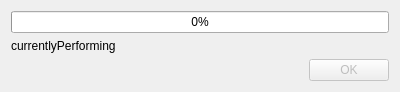
<?xml version="1.0" encoding="UTF-8"?>
<ui version="4.0">
 <class>LoadingLibrary</class>
 <widget class="QDialog" name="LoadingLibrary">
  <property name="geometry">
   <rect>
    <x>0</x>
    <y>0</y>
    <width>400</width>
    <height>87</height>
   </rect>
  </property>
  <property name="windowTitle">
   <string>Loading Database</string>
  </property>
  <property name="windowIcon">
   <iconset>
    <normaloff>icons/database.png</normaloff>
    <normalon>icons/database.png</normalon>icons/database.png</iconset>
  </property>
  <layout class="QVBoxLayout" name="verticalLayout">
   <item>
    <widget class="QProgressBar" name="library_loading_progress_bar">
     <property name="value">
      <number>0</number>
     </property>
    </widget>
   </item>
   <item>
    <widget class="QLabel" name="library_loading_task_label">
     <property name="text">
      <string>currentlyPerforming</string>
     </property>
    </widget>
   </item>
   <item>
    <widget class="QDialogButtonBox" name="ok_button">
     <property name="enabled">
      <bool>false</bool>
     </property>
     <property name="orientation">
      <enum>Qt::Horizontal</enum>
     </property>
     <property name="standardButtons">
      <set>QDialogButtonBox::Ok</set>
     </property>
    </widget>
   </item>
  </layout>
 </widget>
 <resources/>
 <connections>
  <connection>
   <sender>ok_button</sender>
   <signal>rejected()</signal>
   <receiver>LoadingLibrary</receiver>
   <slot>reject()</slot>
   <hints>
    <hint type="sourcelabel">
     <x>316</x>
     <y>260</y>
    </hint>
    <hint type="destinationlabel">
     <x>286</x>
     <y>274</y>
    </hint>
   </hints>
  </connection>
  <connection>
   <sender>ok_button</sender>
   <signal>accepted()</signal>
   <receiver>LoadingLibrary</receiver>
   <slot>accept()</slot>
   <hints>
    <hint type="sourcelabel">
     <x>248</x>
     <y>254</y>
    </hint>
    <hint type="destinationlabel">
     <x>157</x>
     <y>274</y>
    </hint>
   </hints>
  </connection>
 </connections>
</ui>
